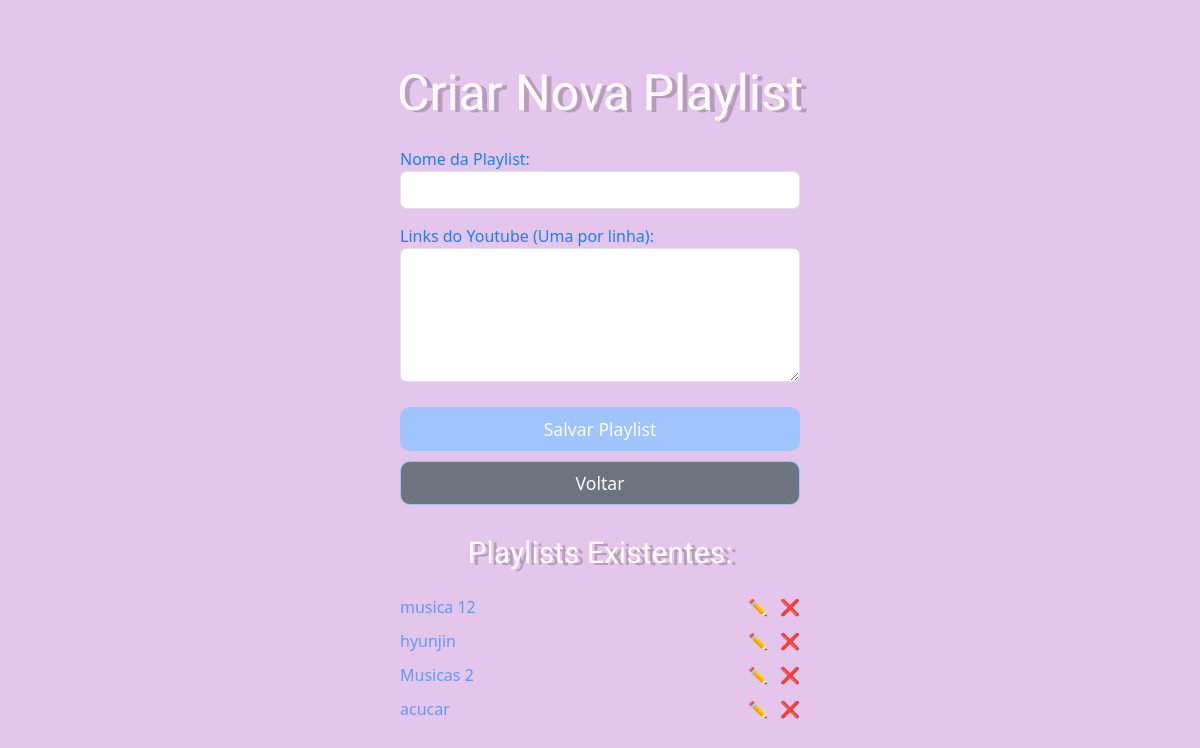
/playlists, run on an earlier commit of the app's database.
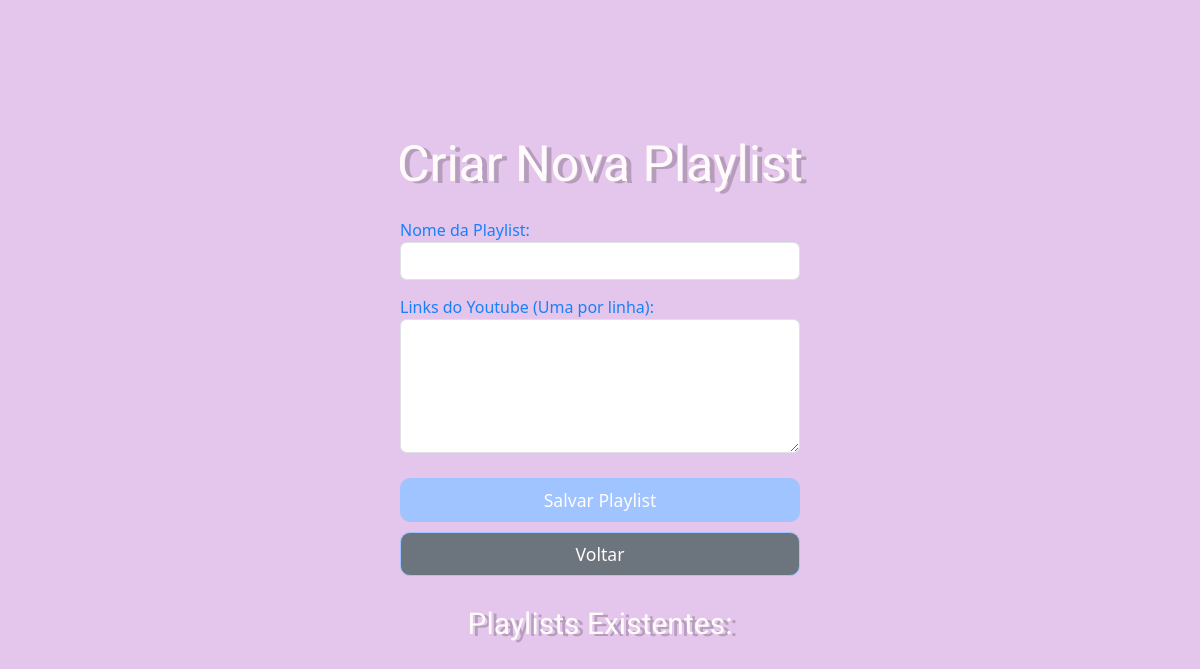
And on a later commit of the database.
### tables this page shows
CREATE TABLE playlists (
        id INTEGER PRIMARY KEY AUTOINCREMENT,
        nome TEXT NOT NULL,
        imagem TEXT
    );

### app.py (the view, shortened to what this page needs)
@app.route('/playlists', methods=['GET', 'POST'])
def playlists_page():
    edit_playlist = None
    edit_id = request.args.get('edit_id')
    if edit_id:
        edit_playlist = buscar_playlist_por_id(int(edit_id))
    resultado = service.listar_playlists_service()
    playlists = resultado["playlists"]
    return render_template('playlists.html', playlists=playlists, edit_playlist=edit_playlist)

### db/db.py (called while the page is built)
def conexao():
    conn = sqlite3.connect(DATABASE)
    conn.row_factory = sqlite3.Row
    return conn

def listar_playlists():
    conn = conexao()
    cursor = conn.cursor()
    cursor.execute("SELECT id, nome FROM playlists")
    playlist = cursor.fetchall()
    conn.close()
    return playlist

### service/service.py (called while the page is built)
def listar_playlists_service():
    playlists = db.listar_playlists()
    if playlists is None:
        raise ValueError("Erro ao buscar playlists")
    return {
        "playlists": playlists,
        "status": bool(playlists)
    }

### templates/playlists.html (shortened to what this page needs)
<!DOCTYPE html>
<html lang="pt-br">
<head>
    <link rel="stylesheet" href="https://cdn.jsdelivr.net/npm/bootstrap@5.3.8/dist/css/bootstrap.min.css">
</head>
<body>
<div class="container d-flex flex-column align-items-center">
    <h1 class="pixel-font">Criar Nova Playlist</h1>
    <form method="POST" onsubmit="return validarNomePlaylist()">
        <div class="form-group">
            <label style="color: #1881fa;">Nome da Playlist:</label>
            <input type="text" class="form-control" id="nome_playlist" name="nome_playlist"
                   value="{{ edit_playlist.nome if edit_playlist else '' }}"
                   maxlength="60"
                   required>
        </div>
        <div class="form-group">
            <label style="color: #1881fa;">Links do Youtube (Uma por linha): </label>
            <textarea class="form-control" name="links_musica" rows="5" required>{{ edit_playlist.links if edit_playlist else '' }}</textarea>
        </div>
        <button type="submit" class="btn custom-btn">
            {{ 'Atualizar Playlist' if edit_playlist else 'Salvar Playlist' }}
        </button>
        <a href="{{ url_for('index') }}" class="btn custom-btn" style="background-color: #6c757d;">
            Voltar
        </a>
    </form>
    <div class="playlist-list">
        <h2 class="pixel-font" style="font-size: 30px;">Playlists Existentes:</h2>
        <ul>
        {% for playlist in playlists %}
            <li style="list-style-type: none; margin-bottom: 10px; color:#609af7; display: flex; justify-content: space-between; align-items: center;">
                <span>{{ playlist.nome }}</span>
                <span>
                    <a href="{{ url_for('playlists_page', edit_id=playlist.id) }}" class="icon-btn">✏️</a>
                    <a href="{{ url_for('deletar_playlist_route', playlist_id=playlist.id) }}" class="icon-btn" style="color:red;" name="deletar">❌</a>
                </span>
            </li>
        {% endfor %}
        </ul>
    </div>
</div>
</body>
</html>

### templates/playlists.html (style rules this page uses)
body { background-color: #E4C5EB; min-height: 100vh; display: flex; justify-content: center; align-items: center; flex-direction: column; margin: 0; padding: 20px; }
.pixel-font { font-family: 'Jersey 10', sans-serif; font-size: 50px; color: #FFFBFB; text-shadow: 5px 2px 0 #00000033; margin-bottom: 1.5rem; text-align: center; }
form { width: 100%; max-width: 400px; }
.custom-btn { background-color: #a0c4ff; border-color: #a0c4ff; color: #FFFBFB; padding: 8px 20px; border-radius: 10px; font-size: 1.1rem; width: 100%; margin-top: 10px; }
.form-group { margin-bottom: 15px; width: 100%; }
.playlist-list { margin-top: 30px; color: #FFFBFB; width: 100%; max-width: 400px; text-align: left; }

What changed in the data, as far as the page shows it:
removed playlists: nome "musica 12"
removed playlists: nome "hyunjin"
removed playlists: nome "Musicas 2"
removed playlists: nome "acucar"
